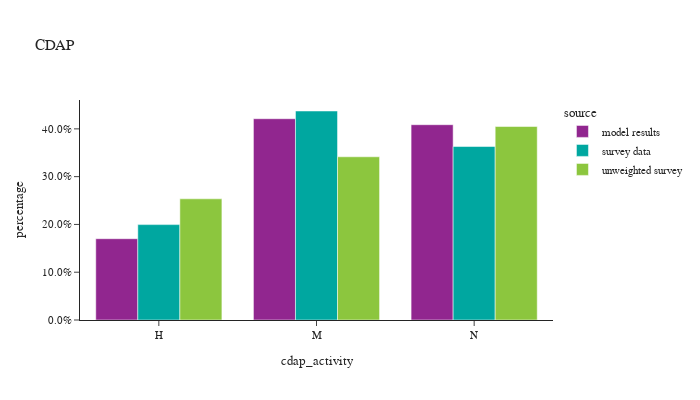

The notebook cell this image was saved under:
### Markdown cell above
- **Mandatory**: the person engages in travel to at least one out-of-home mandatory activity - work, university, or school. The mandatory pattern may also include non-mandatory activities such as separate home-based tours or intermediate stops on mandatory tours.
- **Non-mandatory**: the person engages in only maintenance and discretionary tours, which, by definition, do not contain mandatory activities.
- **Home**: the person does not travel outside the home.

### Code cell
df_plot = per_data.groupby(['source','cdap_activity'])['person_weight'].sum().reset_index()
df_plot['percentage'] = df_plot.groupby(['source'], group_keys=False)['person_weight'].\
            apply(lambda x: x / float(x.sum()))

# df_plot
fig = px.bar(df_plot, x="cdap_activity", y="percentage", barmode="group",color="source",
            title="CDAP")
# fig.for_each_annotation(lambda a: a.update(text = a.text.split("=")[-1]))
fig.update_layout(height=400, width=700, yaxis=dict(tickformat=".1%"))
fig.show()

### Figure 1 — Plotly figure (JSON) as saved in the notebook; plotly's stock layout.template omitted (floating-point values rounded to 4 significant figures)
{"data": [{"alignmentgroup": "True", "hovertemplate": "source=model results<br>cdap_activity=%{x}<br>percentage=%{y}<extra></extra>", "legendgroup": "model results", "marker": {"color": "#91268F", "pattern": {"shape": ""}}, "name": "model results", "offsetgroup": "model results", "orientation": "v", "showlegend": true, "textposition": "auto", "type": "bar", "x": ["H", "M", "N"], "xaxis": "x", "y": [0.1701, 0.4212, 0.4087], "yaxis": "y"}, {"alignmentgroup": "True", "hovertemplate": "source=survey data<br>cdap_activity=%{x}<br>percentage=%{y}<extra></extra>", "legendgroup": "survey data", "marker": {"color": "#00A7A0", "pattern": {"shape": ""}}, "name": "survey data", "offsetgroup": "survey data", "orientation": "v", "showlegend": true, "textposition": "auto", "type": "bar", "x": ["H", "M", "N"], "xaxis": "x", "y": [0.1996, 0.4374, 0.363], "yaxis": "y"}, {"alignmentgroup": "True", "hovertemplate": "source=unweighted survey<br>cdap_activity=%{x}<br>percentage=%{y}<extra></extra>", "legendgroup": "unweighted survey", "marker": {"color": "#8CC63E", "pattern": {"shape": ""}}, "name": "unweighted survey", "offsetgroup": "unweighted survey", "orientation": "v", "showlegend": true, "textposition": "auto", "type": "bar", "x": ["H", "M", "N"], "xaxis": "x", "y": [0.2536, 0.3415, 0.4049], "yaxis": "y"}], "layout": {"barmode": "group", "height": 400, "legend": {"title": {"text": "source"}, "tracegroupgap": 0}, "title": {"text": "CDAP"}, "width": 700, "xaxis": {"anchor": "y", "domain": [0, 1], "title": {"text": "cdap_activity"}}, "yaxis": {"anchor": "x", "domain": [0, 1], "tickformat": ".1%", "title": {"text": "percentage"}}}}
